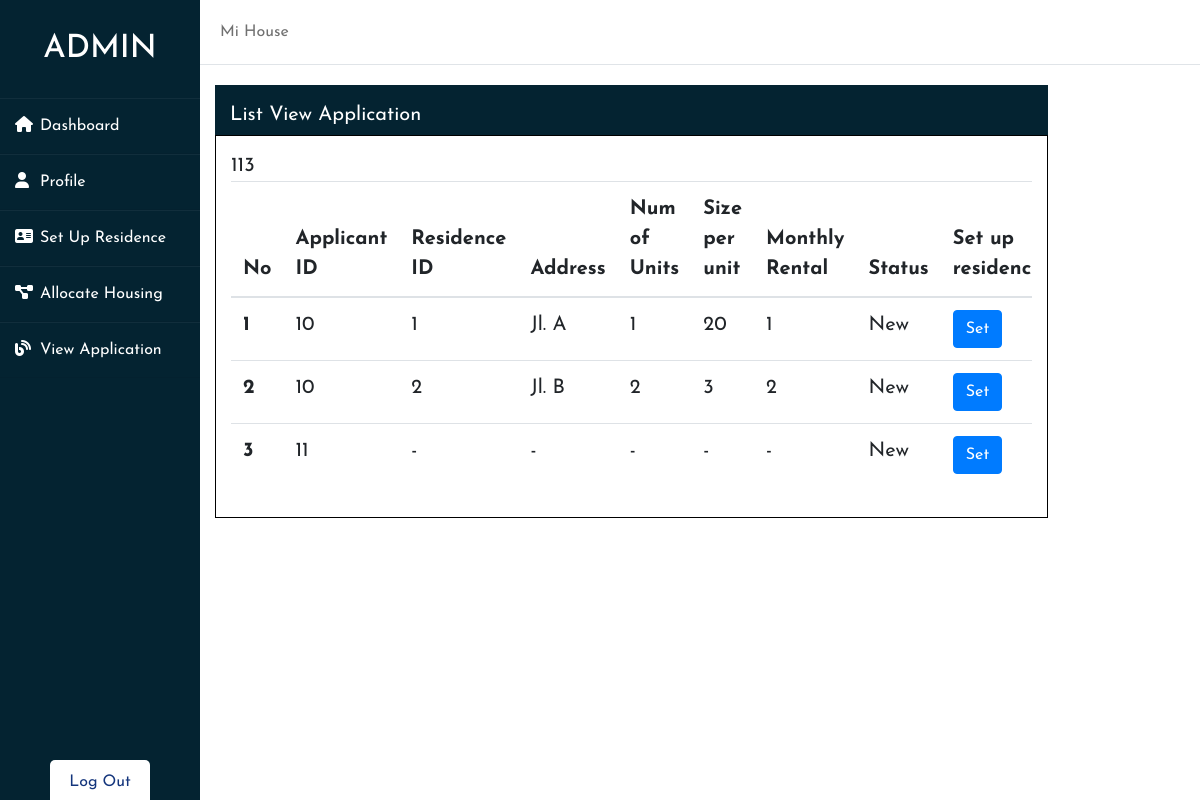
Screenshot of /Dashboard/AdminAppView.php with the database file from the repository.
### tables this page shows
CREATE TABLE IF NOT EXISTS `application` (
`application_id` int(10) NOT NULL,
  `name` varchar(30) NOT NULL,
  `applicant_id` int(10) DEFAULT NULL,
  `username` varchar(100) DEFAULT NULL,
  `residence_id` int(10) DEFAULT NULL,
  `staff_id` int(10) DEFAULT NULL,
  `applicationDate` varchar(20) DEFAULT NULL,
  `requiredMonth` varchar(120) DEFAULT NULL,
  `requiredYear` varchar(120) DEFAULT NULL,
  `status` varchar(120) DEFAULT NULL
);

CREATE TABLE IF NOT EXISTS `residences` (
`id_r` int(11) NOT NULL,
  `applicant_id` int(30) NOT NULL,
  `residence_Id` int(10) NOT NULL,
  `staff_id` int(10) NOT NULL,
  `address` varchar(120) NOT NULL,
  `numUnits` int(120) NOT NULL,
  `sizePerUnit` decimal(21,0) NOT NULL,
  `monthlyRental` decimal(21,0) NOT NULL
);

### Dashboard/AdminAppView.php (the view, shortened to what this page needs)
<?php
    require '../koneksi.php';
?>
<!DOCTYPE html>
<html lang="en">
<head>
    <link rel="stylesheet" href="styleApplicantDashboard.css">
    <link rel="stylesheet" href="../bootstrap-4.4.1-dist/css/bootstrap.css">
	<link rel="stylesheet" href="../bootstrap-4.4.1-dist/css/bootstrap.min.css">
</head>
<body>
<div class="wrapper">
    <div class="sidebar">
        <h2>Admin</h2>
        <ul>
            <li><a href="AdminAppDashboard.php"><i class="fas fa-home"></i>Dashboard</a></li>
            <li><a href="AdminAppProfile.php"><i class="fas fa-user"></i>Profile</a></li>
            <li><a href="AdminAppResidence.php"><i class="fas fa-address-card"></i>Set Up Residence</a></li>
            <li><a href="AdminAppAllocate.php"><i class="fas fa-project-diagram"></i>Allocate Housing</a></li>
            <li><a href="AdminAppView.php"><i class="fas fa-blog"></i>View Application</a></li>
        </ul>
        <div class="social_media">
          <a href="../index.php" style="width: 100px;">Log Out</a>
      </div>
    </div>
    <div class="main_content">
        <div class="header">Mi House</div>
        <div class="col-lg-10 col-sm-12" style="margin-left: 15px;height: 50px;background-color: #042331;color:white;padding: 15px;font-size: 20px;">
            List View Application
        </div>
        <div class="col-lg-10 col-sm-12" style="margin-left: 15px;border:1px solid black;padding: 15px;font-size: 20px;">
           <div class="table-responsive">
				  <table class="table">
					  <thead>
						<tr>
						  <th scope="col">No</th>
						  <th scope="col">Applicant ID</th>
						  <th scope="col">Residence ID</th>
						  <th scope="col">Address</th>
						  <th scope="col">Num of Units</th>
						  <th scope="col">Size per unit</th>
						  <th scope="col">Monthly Rental</th>
						  <th scope="col">Status</th>
						  <th scope="col">Set up residence</th>
						</tr>
					  </thead>
					  <tbody>
						<?php
							$i = 1;
							$select = "select * from application a inner join residences b on a.applicant_id=b.applicant_id where a.staff_id = b.staff_id";
							$select_query = mysqli_query($db, $select);
							while($select_result = mysqli_fetch_array($select_query))
							{
							$id_r = $select_result['id_r'];
							$application_id = $select_result['application_id'];
							$applicant_id = $select_result['applicant_id'];
							$residence_Id = $select_result['residence_Id'];
							$address = $select_result['address'];
							$numUnits = $select_result['numUnits'];
							$sizePerUnit = $select_result['sizePerUnit'];
							$monthlyRental = $select_result['monthlyRental'];
							$status = $select_result['status'];
						?>
						<tr>
						  <th scope="row"><?php echo $i++; ?></th>
						  <td><?php echo $applicant_id; ?></td>
						  <td><?php if ($residence_Id == 0){echo "-" ;}else {echo $residence_Id;} ?></td>
						  <td><?php if ($address == ''){echo "-" ;}else {echo $address;} ?></td>
						  <td><?php if ($numUnits == 0){echo "-" ;}else {echo $numUnits;} ?></td>
						  <td><?php if ($sizePerUnit == 0){echo "-" ;}else {echo $sizePerUnit;} ?></td>
						  <td><?php if ($monthlyRental == 0){echo "-" ;}else {echo $monthlyRental;} ?></td>
						  <td><?php echo $status; ?></td>
						  <td>
							<button type="button" class="btn btn-primary" data-toggle="modal" data-target="#exampleModal" data-whatever="<?php echo $applicant_id ;?>" data-idr="<?php echo $id_r ;?>" data-applicationid="<?php echo $application_id; ?>">
								Set
							</button>
						  </td>
						</tr>
						<?php
							}
						?>
					  </tbody>
					</table>
				</div>
        </div>
    </div>
</div>
</body>
</html>

### Dashboard/styleApplicantDashboard.css (style rules this page uses)
* { margin: 0; padding: 0; box-sizing: border-box; list-style: none; text-decoration: none; font-family: 'Josefin Sans', sans-serif; }
body { background-color: #f3f5f9; }
.wrapper { display: flex; position: relative; }
.wrapper .sidebar { width: 200px; height: 100%; background: #042331; padding: 30px 0px; position: fixed; }
.wrapper .sidebar h2 { color: #fff; text-transform: uppercase; text-align: center; margin-bottom: 30px; }
.wrapper .sidebar ul li { padding: 15px; border-bottom: 1px solid #bdb8d7; border-bottom: 1px solid rgba(0,0,0,0.05); border-top: 1px solid rgba(255,255,255,0.05); }
.wrapper .sidebar ul li a { color: #fff; display: block; }
.wrapper .sidebar ul li a .fas { width: 25px; }
.wrapper .sidebar .social_media { position: absolute; bottom: 0; left: 50%; transform: translateX(-50%); display: flex; }
.wrapper .sidebar .social_media a { display: block; width: 40px; background: #fff; height: 40px; line-height: 45px; text-align: center; margin: 0 5px; color: #14357C; border-top-left-radius: 5px; border-top-right-radius: 5px; }
.wrapper .main_content { width: 100%; margin-left: 200px; }
.wrapper .main_content .header { padding: 20px; background: #fff; color: #717171; border-bottom: 1px solid #e0e4e8; }

### rows the page displays
application: residence.applicant_id "10", residence.residence_Id "1", residence.address "Jl. A", residence.numUnits "1", residence.sizePerUnit "20", residence.monthlyRental "1", status "New"
application: residence.applicant_id "10", residence.residence_Id "2", residence.address "Jl. B", residence.numUnits "2", residence.sizePerUnit "3", residence.monthlyRental "2", status "New"
application: residences.applicant_id "11", status "New"
